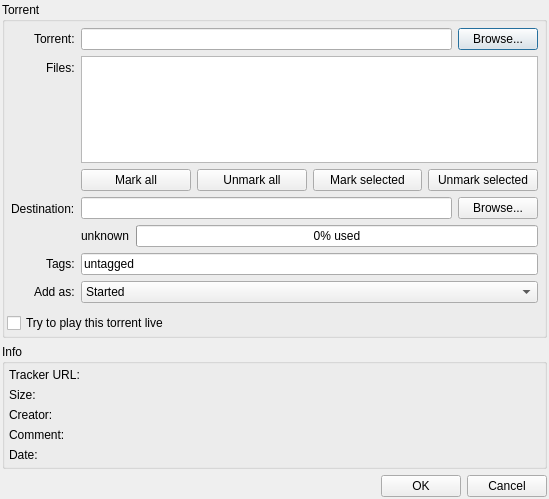
<?xml version="1.0" encoding="UTF-8"?>
<ui version="4.0">
 <class>AddTorrent</class>
 <widget class="QDialog" name="AddTorrent">
  <property name="geometry">
   <rect>
    <x>0</x>
    <y>0</y>
    <width>549</width>
    <height>499</height>
   </rect>
  </property>
  <property name="windowTitle">
   <string>Add torrent</string>
  </property>
  <property name="windowIcon">
   <iconset>
    <normaloff/>
   </iconset>
  </property>
  <layout class="QVBoxLayout">
   <property name="margin">
    <number>2</number>
   </property>
   <item>
    <widget class="QGroupBox" name="groupBox">
     <property name="title">
      <string>Torrent</string>
     </property>
     <layout class="QVBoxLayout" name="verticalLayout_2">
      <property name="margin">
       <number>2</number>
      </property>
      <item>
       <layout class="QFormLayout" name="formLayout_2">
        <property name="sizeConstraint">
         <enum>QLayout::SetNoConstraint</enum>
        </property>
        <property name="fieldGrowthPolicy">
         <enum>QFormLayout::AllNonFixedFieldsGrow</enum>
        </property>
        <property name="labelAlignment">
         <set>Qt::AlignRight|Qt::AlignTop|Qt::AlignTrailing</set>
        </property>
        <property name="margin">
         <number>4</number>
        </property>
        <item row="0" column="0">
         <widget class="QLabel" name="label">
          <property name="text">
           <string>Torrent:</string>
          </property>
         </widget>
        </item>
        <item row="0" column="1">
         <layout class="QHBoxLayout">
          <item>
           <widget class="QLineEdit" name="TorrentFile_"/>
          </item>
          <item>
           <widget class="QPushButton" name="TorrentBrowse_">
            <property name="text">
             <string>Browse...</string>
            </property>
           </widget>
          </item>
         </layout>
        </item>
        <item row="1" column="0">
         <widget class="QLabel" name="label_10">
          <property name="text">
           <string>Files:</string>
          </property>
         </widget>
        </item>
        <item row="1" column="1">
         <layout class="QVBoxLayout" name="verticalLayout">
          <item>
           <widget class="QTreeView" name="FilesView_">
            <property name="editTriggers">
             <set>QAbstractItemView::NoEditTriggers</set>
            </property>
            <property name="showDropIndicator" stdset="0">
             <bool>false</bool>
            </property>
            <property name="alternatingRowColors">
             <bool>true</bool>
            </property>
            <property name="selectionMode">
             <enum>QAbstractItemView::ExtendedSelection</enum>
            </property>
            <property name="rootIsDecorated">
             <bool>true</bool>
            </property>
           </widget>
          </item>
          <item>
           <layout class="QHBoxLayout">
            <item>
             <widget class="QPushButton" name="MarkAll_">
              <property name="text">
               <string>Mark all</string>
              </property>
             </widget>
            </item>
            <item>
             <widget class="QPushButton" name="UnmarkAll_">
              <property name="text">
               <string>Unmark all</string>
              </property>
             </widget>
            </item>
            <item>
             <widget class="QPushButton" name="MarkSelected_">
              <property name="text">
               <string>Mark selected</string>
              </property>
             </widget>
            </item>
            <item>
             <widget class="QPushButton" name="UnmarkSelected_">
              <property name="text">
               <string>Unmark selected</string>
              </property>
             </widget>
            </item>
           </layout>
          </item>
         </layout>
        </item>
        <item row="2" column="0">
         <widget class="QLabel" name="label_11">
          <property name="text">
           <string>Destination:</string>
          </property>
         </widget>
        </item>
        <item row="2" column="1">
         <layout class="QVBoxLayout" name="verticalLayout_3">
          <item>
           <layout class="QHBoxLayout" name="horizontalLayout">
            <item>
             <widget class="QLineEdit" name="Destination_"/>
            </item>
            <item>
             <widget class="QPushButton" name="DestinationBrowse_">
              <property name="text">
               <string>Browse...</string>
              </property>
             </widget>
            </item>
           </layout>
          </item>
          <item>
           <layout class="QHBoxLayout" name="horizontalLayout_2">
            <item>
             <widget class="QLabel" name="AvailSpaceLabel_">
              <property name="text">
               <string>unknown</string>
              </property>
             </widget>
            </item>
            <item>
             <widget class="QProgressBar" name="AvailSpaceBar_">
              <property name="value">
               <number>0</number>
              </property>
              <property name="format">
               <string>%p% used</string>
              </property>
             </widget>
            </item>
           </layout>
          </item>
         </layout>
        </item>
        <item row="3" column="0">
         <widget class="QLabel" name="label_4">
          <property name="text">
           <string>Tags:</string>
          </property>
         </widget>
        </item>
        <item row="3" column="1">
         <widget class="LeechCraft::Util::TagsLineEdit" name="TagsEdit_">
          <property name="text">
           <string>untagged</string>
          </property>
         </widget>
        </item>
        <item row="4" column="0">
         <widget class="QLabel" name="label_5">
          <property name="text">
           <string>Add as:</string>
          </property>
         </widget>
        </item>
        <item row="4" column="1">
         <widget class="QComboBox" name="AddTypeBox_">
          <item>
           <property name="text">
            <string>Started</string>
           </property>
          </item>
          <item>
           <property name="text">
            <string>Paused</string>
           </property>
          </item>
         </widget>
        </item>
       </layout>
      </item>
      <item>
       <widget class="QCheckBox" name="TryLive_">
        <property name="text">
         <string>Try to play this torrent live</string>
        </property>
       </widget>
      </item>
     </layout>
    </widget>
   </item>
   <item>
    <widget class="QGroupBox" name="groupBox_3">
     <property name="title">
      <string>Info</string>
     </property>
     <layout class="QFormLayout" name="formLayout">
      <property name="fieldGrowthPolicy">
       <enum>QFormLayout::AllNonFixedFieldsGrow</enum>
      </property>
      <property name="margin">
       <number>4</number>
      </property>
      <item row="0" column="0">
       <widget class="QLabel" name="label_2">
        <property name="text">
         <string>Tracker URL:</string>
        </property>
       </widget>
      </item>
      <item row="0" column="1">
       <widget class="QLabel" name="TrackerURL_">
        <property name="text">
         <string>&lt;unknown&gt;</string>
        </property>
       </widget>
      </item>
      <item row="1" column="0">
       <widget class="QLabel" name="label_3">
        <property name="text">
         <string>Size:</string>
        </property>
       </widget>
      </item>
      <item row="1" column="1">
       <widget class="QLabel" name="Size_">
        <property name="text">
         <string>&lt;unknown&gt;</string>
        </property>
       </widget>
      </item>
      <item row="2" column="0">
       <widget class="QLabel" name="label_6">
        <property name="text">
         <string>Creator:</string>
        </property>
       </widget>
      </item>
      <item row="2" column="1">
       <widget class="QLabel" name="Creator_">
        <property name="text">
         <string>&lt;unknown&gt;</string>
        </property>
       </widget>
      </item>
      <item row="3" column="0">
       <widget class="QLabel" name="label_8">
        <property name="text">
         <string>Comment:</string>
        </property>
       </widget>
      </item>
      <item row="3" column="1">
       <widget class="QLabel" name="Comment_">
        <property name="text">
         <string>&lt;unknown&gt;</string>
        </property>
       </widget>
      </item>
      <item row="4" column="0">
       <widget class="QLabel" name="label_12">
        <property name="text">
         <string>Date:</string>
        </property>
       </widget>
      </item>
      <item row="4" column="1">
       <widget class="QLabel" name="Date_">
        <property name="text">
         <string>&lt;unknown&gt;</string>
        </property>
       </widget>
      </item>
     </layout>
    </widget>
   </item>
   <item>
    <layout class="QHBoxLayout">
     <item>
      <spacer>
       <property name="orientation">
        <enum>Qt::Horizontal</enum>
       </property>
       <property name="sizeHint" stdset="0">
        <size>
         <width>40</width>
         <height>20</height>
        </size>
       </property>
      </spacer>
     </item>
     <item>
      <widget class="QPushButton" name="OK_">
       <property name="text">
        <string>OK</string>
       </property>
      </widget>
     </item>
     <item>
      <widget class="QPushButton" name="Cancel_">
       <property name="text">
        <string>Cancel</string>
       </property>
       <property name="autoDefault">
        <bool>false</bool>
       </property>
      </widget>
     </item>
    </layout>
   </item>
  </layout>
 </widget>
 <customwidgets>
  <customwidget>
   <class>LeechCraft::Util::TagsLineEdit</class>
   <extends>QLineEdit</extends>
   <header location="global">util/tagslineedit.h</header>
  </customwidget>
 </customwidgets>
 <resources>
  <include location="bittorrentresources.qrc"/>
 </resources>
 <connections>
  <connection>
   <sender>OK_</sender>
   <signal>released()</signal>
   <receiver>AddTorrent</receiver>
   <slot>accept()</slot>
   <hints>
    <hint type="sourcelabel">
     <x>505</x>
     <y>541</y>
    </hint>
    <hint type="destinationlabel">
     <x>312</x>
     <y>470</y>
    </hint>
   </hints>
  </connection>
  <connection>
   <sender>Cancel_</sender>
   <signal>released()</signal>
   <receiver>AddTorrent</receiver>
   <slot>reject()</slot>
   <hints>
    <hint type="sourcelabel">
     <x>588</x>
     <y>541</y>
    </hint>
    <hint type="destinationlabel">
     <x>493</x>
     <y>451</y>
    </hint>
   </hints>
  </connection>
  <connection>
   <sender>TorrentFile_</sender>
   <signal>returnPressed()</signal>
   <receiver>OK_</receiver>
   <slot>animateClick()</slot>
   <hints>
    <hint type="sourcelabel">
     <x>202</x>
     <y>47</y>
    </hint>
    <hint type="destinationlabel">
     <x>505</x>
     <y>541</y>
    </hint>
   </hints>
  </connection>
  <connection>
   <sender>Destination_</sender>
   <signal>returnPressed()</signal>
   <receiver>OK_</receiver>
   <slot>animateClick()</slot>
   <hints>
    <hint type="sourcelabel">
     <x>307</x>
     <y>409</y>
    </hint>
    <hint type="destinationlabel">
     <x>505</x>
     <y>541</y>
    </hint>
   </hints>
  </connection>
  <connection>
   <sender>TagsEdit_</sender>
   <signal>returnPressed()</signal>
   <receiver>AddTorrent</receiver>
   <slot>accept()</slot>
   <hints>
    <hint type="sourcelabel">
     <x>321</x>
     <y>466</y>
    </hint>
    <hint type="destinationlabel">
     <x>311</x>
     <y>523</y>
    </hint>
   </hints>
  </connection>
 </connections>
</ui>
